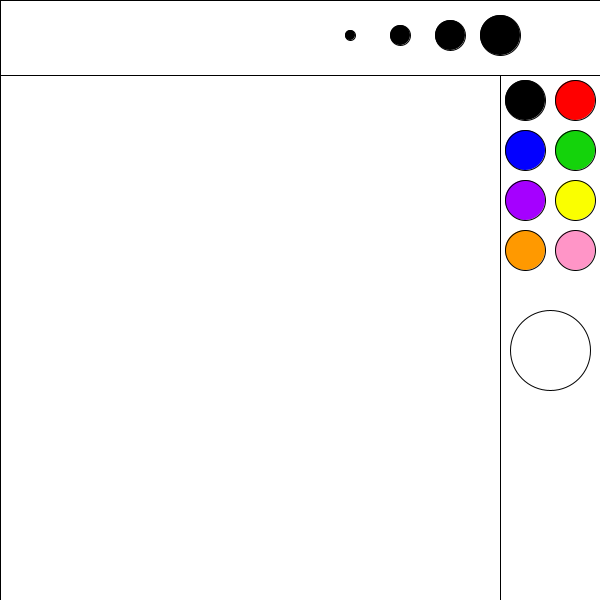
Frame 1 (no input)
Frame 60 (the mouse pressed at the canvas centre just before this capture): identical to frame 1, image omitted
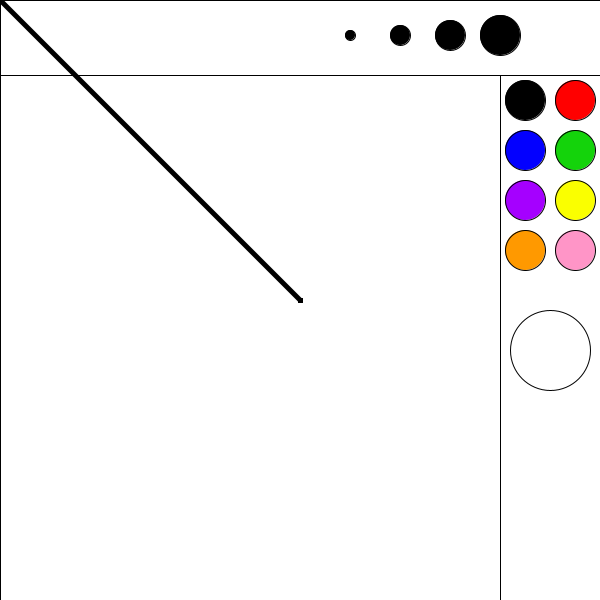
Frame 120 (the mouse held since frame 60 and released just before this capture)

The Processing sketch that drew these frames (run headless with seeded random() and noise(); from frame 60 on, the mouse is pressed at the canvas centre):

// Processing sketch: Drawing_program
// ── Drawing_program.pde
// Global Variables
color ink, black=#000000;
boolean draw = false;
int pencilDiameter = 5;
int lastClick = 0;
int drawingSurfaceX;
int drawingSurfaceY;
int drawingSurfaceWidth;
int drawingSurfaceHeight;
int drawingDiameter;
void setup() {
size(600, 600);
drawingSurfaceX = (0);
drawingSurfaceY = (50);
drawingSurfaceWidth = (500);
drawingSurfaceHeight = (550);
smooth();
background (drawingSurfaceX, drawingSurfaceY, drawingSurfaceWidth, drawingSurfaceHeight);
{rect(500, 0, 200, 700);} 
{rect(drawingSurfaceX, drawingSurfaceY, drawingSurfaceWidth, drawingSurfaceHeight);} 
{rect(0, 0, 600, 75);}
fill(#000000); ellipse(525, 100, 40, 40);
{fill(#FF0000); ellipse(575, 100, 40, 40);}
fill(#0300FF); ellipse(525, 150, 40, 40);
{fill(#14D30B); ellipse(575, 150, 40, 40);}
fill(#A500FF); ellipse(525, 200, 40, 40);
{fill(#FAFF00); ellipse(575, 200, 40, 40);}
fill(#FF9900); ellipse(525, 250, 40, 40);
{fill(#FF95C7); ellipse(575, 250, 40, 40);}
{fill(#FFFFFF); ellipse(550, 350, 80, 80);}
{fill(#000000); ellipse(350, 35, 10, 10);}
fill(#000000); ellipse(400, 35, 20, 20);
{fill(#000000); ellipse(450, 35, 30, 30);}
{fill(#000000); ellipse(500, 35, 40, 40);}
}
void draw() {
  if (draw == true) {
    fill(ink);
    //ellipse(mouseX, mouseY, drawingDiameter, drawingDiameter);
  }
    strokeWeight(5);
  if(draw == true) {
 fill (#FF0000);line(mouseX,mouseY, pmouseX, pmouseY);}
   if ( mouseX>drawingSurfaceX  && mouseX<drawingSurfaceX+drawingSurfaceWidth && mouseY>drawingSurfaceY  && mouseY<drawingSurfaceY+drawingSurfaceHeight
     == false)                                                                                                                 
 ellipse (mouseX, mouseY, pencilDiameter, pencilDiameter);
}

void mousePressed() {
  
if (mousePressed) {
   if ((mouseX > 50)&&(mouseX < 100)&& (mouseY > 50)&&(mouseY < 100) && millis() - lastClick > 400) {
     if ( mouseX>drawingSurfaceX  && mouseX<drawingSurfaceX+drawingSurfaceWidth && mouseY>drawingSurfaceY  && mouseY<drawingSurfaceY+drawingSurfaceHeight)
      println("drawing surface");
      if (draw == false) {
      draw = true;
      } else {
        draw = false;
      }
        draw = !draw;
      
      
      lastClick = millis();
    }
  }
  if(draw && mousePressed && millis() - lastClick > 00) {
    //ellipse (mouseX, mouseY, drawingSurfaceX, drawingSurfaceY);
  }
  
  if(draw) fill(100, 150, 275, 350);
  fill(#000000); ellipse(525, 100, 40, 40);
{fill(#FF0000); ellipse(575, 100, 40, 40);}
fill(#0300FF); ellipse(525, 150, 40, 40);
{fill(#14D30B); ellipse(575, 150, 40, 40);}
fill(#A500FF); ellipse(525, 200, 40, 40);
{fill(#FAFF00); ellipse(575, 200, 40, 40);}
fill(#FF9900); ellipse(525, 250, 40, 40);
{fill(#FF95C7); ellipse(575, 250, 40, 40);}
{fill(#FFFFFF); ellipse(550, 350, 80, 80);}
{fill(#000000); ellipse(350, 35, 10, 10);}
fill(#000000); ellipse(400, 35, 20, 20);
{fill(#000000); ellipse(450, 35, 30, 30);}
{fill(#000000); ellipse(500, 35, 40, 40);}
  fill(drawingSurfaceX, drawingSurfaceY, drawingSurfaceWidth, drawingSurfaceHeight);
 drawingDiameter = width*1/100;
{}
  {if(draw == false) draw = true;}
}

void keyPressed() {
}
void mouseReleased() {
   {if(draw == true) draw = false;}
}

// ── Quit_Button.pde
// Global Variables

void quitButtonSetup() {
}

void quitButtonDraw() {
}

void quitButtonMouseClicked() {
}
